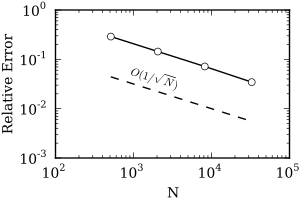

The script that drew this image:
import os
import numpy as np
from numpy import *
from matplotlib import *
from matplotlib.pyplot import *
from matplotlib.backends.backend_pdf import PdfFile, PdfPages, FigureCanvasPdf
import sys
import math

# set up data
N = array([512, 2048, 8192, 32768])
e = array([0.2893, 0.1439, 0.0716, 0.0345])

line_sqrtN = 1 / np.sqrt(N)

# set up plot
font = {'family':'serif','size':10}
fig = Figure(figsize=(3,2), dpi=80)
ax = fig.add_subplot(111)

# plot log-log
ax.loglog(N,e,c='k',marker='o', ls='-', mfc='w', ms=5, label='')
ax.loglog(N,line_sqrtN,c='k',ls='--', mfc='w', ms=5, label='')
rc('font',**font)
loc = (3*N[0]+N[1])/4

# text on plot
# 1 / sqrt(N)
tex_loc = np.array((loc,N[0]*e[0]/loc))
tex_angle = math.atan2(np.log(np.abs(line_sqrtN[-1]-line_sqrtN[0])),np.log(np.abs(N[-1]-N[0])))*180/math.pi
ax.text(tex_loc[0], tex_loc[1]/3.5,r'$O(1/\sqrt{N})$',fontsize=8,rotation=tex_angle, rotation_mode='anchor')
# axis labels
ax.set_ylabel('Relative Error', fontsize=10)
ax.set_xlabel('N', fontsize=10)
fig.subplots_adjust(left=0.185, bottom=0.21, right=0.965, top=0.95)
canvas = FigureCanvasPdf(fig)

# plot to pdf
canvas.print_figure('EthrocyteConvergence.pdf',dpi=80)
